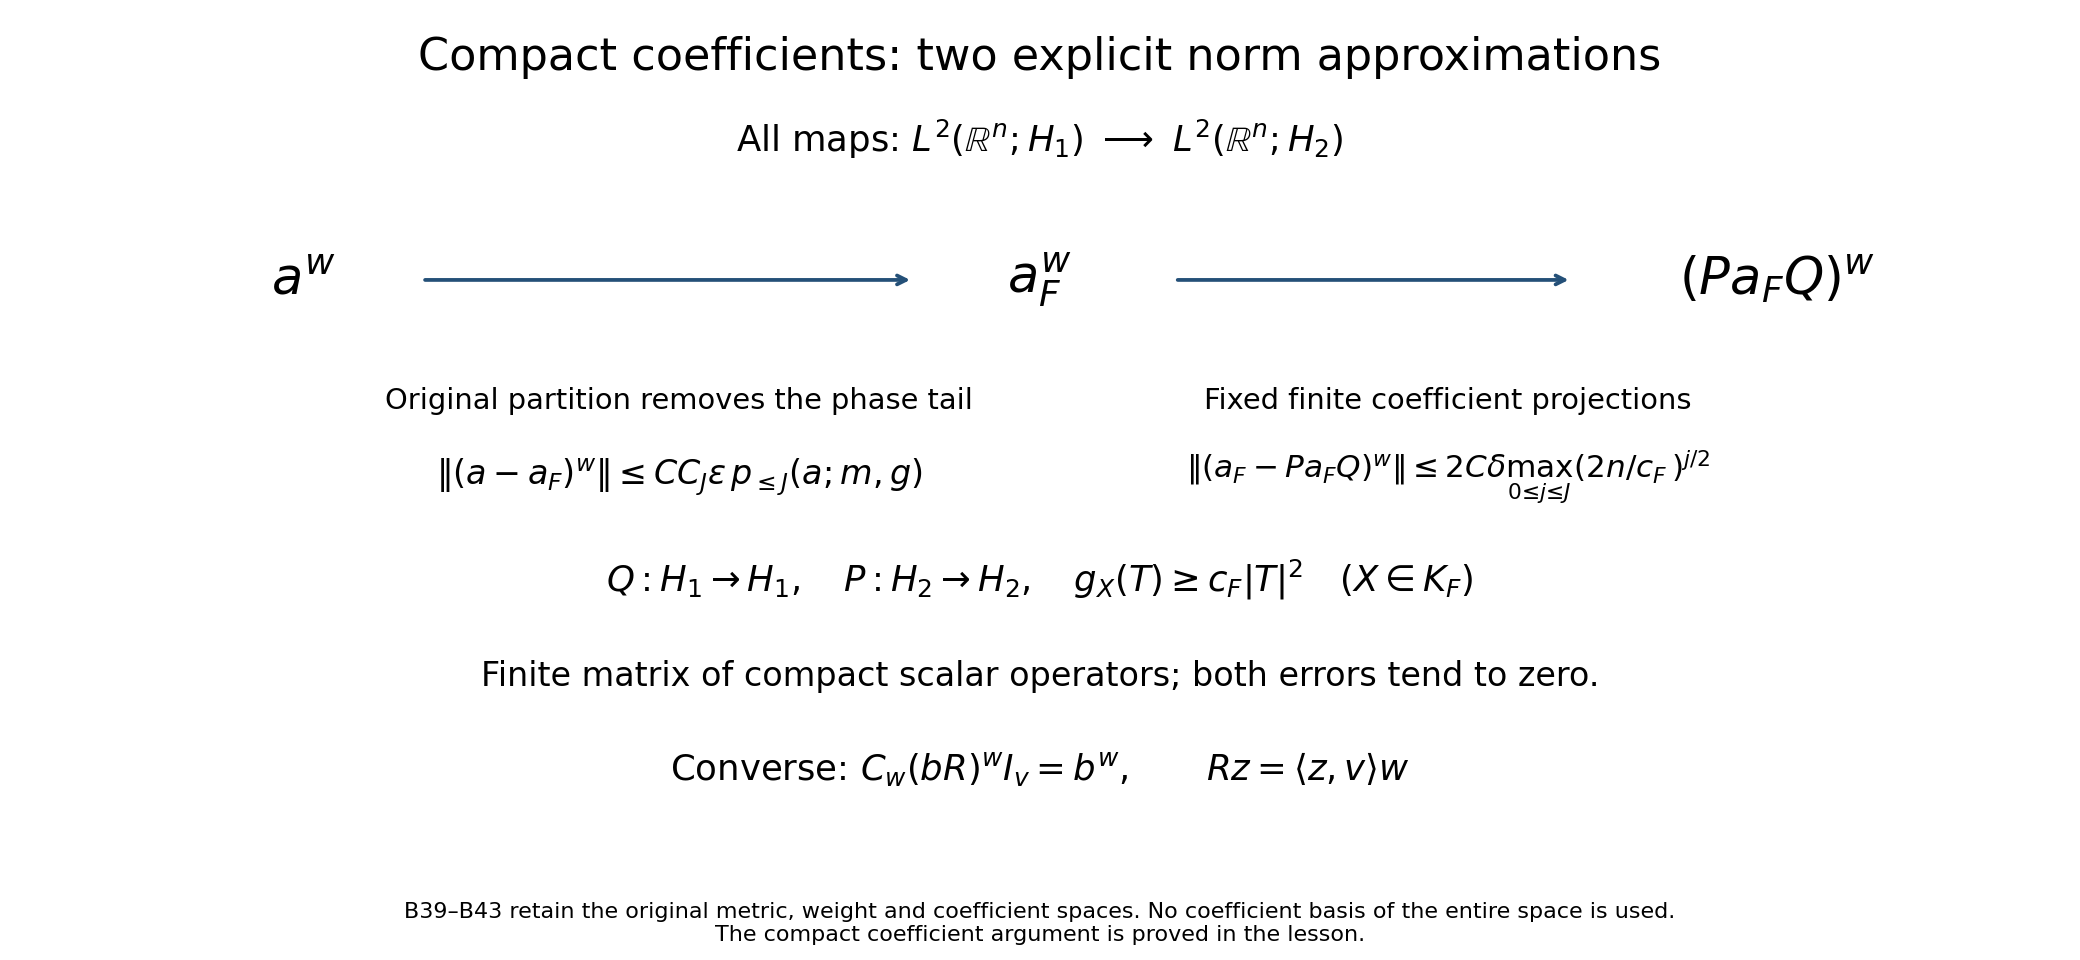

The Python source for this figure:
"""Exact two-stage compactness approximation, equations B39--B43."""
from pathlib import Path
import matplotlib
matplotlib.use('Agg')
import matplotlib.pyplot as plt
p=Path(__file__).resolve().parent
fig,ax=plt.subplots(figsize=(13,6));ax.set(xlim=(0,13),ylim=(0,6));ax.axis('off')
def txt(x,y,s,size=16):ax.text(x,y,s,ha='center',va='center',fontsize=size)
txt(6.5,5.66,'Compact coefficients: two explicit norm approximations',20)
txt(6.5,5.08,r'All maps: $L^2(\mathbb{R}^n;H_1)\ \longrightarrow\ L^2(\mathbb{R}^n;H_2)$',16)
txt(1.8,4.08,r'$a^w$',23);txt(6.5,4.08,r'$a_F^w$',23);txt(11.2,4.08,r'$(Pa_FQ)^w$',23)
for x,y in [(2.55,5.7),(7.35,9.9)]:
 ax.annotate('',xy=(y,4.08),xytext=(x,4.08),arrowprops=dict(arrowstyle='->',lw=1.7,color='#245078'))
txt(4.2,3.22,'Original partition removes the phase tail',13)
txt(4.2,2.68,r'$\|(a-a_F)^w\|\leq CC_J\varepsilon\,p_{\leq J}(a;m,g)$',15)
txt(9.1,3.22,'Fixed finite coefficient projections',13)
txt(9.1,2.68,r'$\|(a_F-Pa_FQ)^w\|\leq 2C\delta\max_{0\leq j\leq J}(2n/c_F)^{j/2}$',14)
txt(6.5,1.95,r'$Q:H_1\to H_1,\quad P:H_2\to H_2,\quad g_X(T)\geq c_F|T|^2\quad(X\in K_F)$',16)
txt(6.5,1.26,'Finite matrix of compact scalar operators; both errors tend to zero.',15)
txt(6.5,.61,r'Converse: $C_w(bR)^w I_v=b^w,\qquad Rz=\langle z,v\rangle w$',16)
fig.text(.5,.02,'B39–B43 retain the original metric, weight and coefficient spaces. No coefficient basis of the entire space is used.\nThe compact coefficient argument is proved in the lesson.',ha='center',fontsize=10)
fig.subplots_adjust(left=.01,right=.99,top=.99,bottom=.11)
fig.savefig(p/'compact-coefficient-bounds.svg');fig.savefig(p/'compact-coefficient-bounds.png',dpi=160);plt.close(fig)
